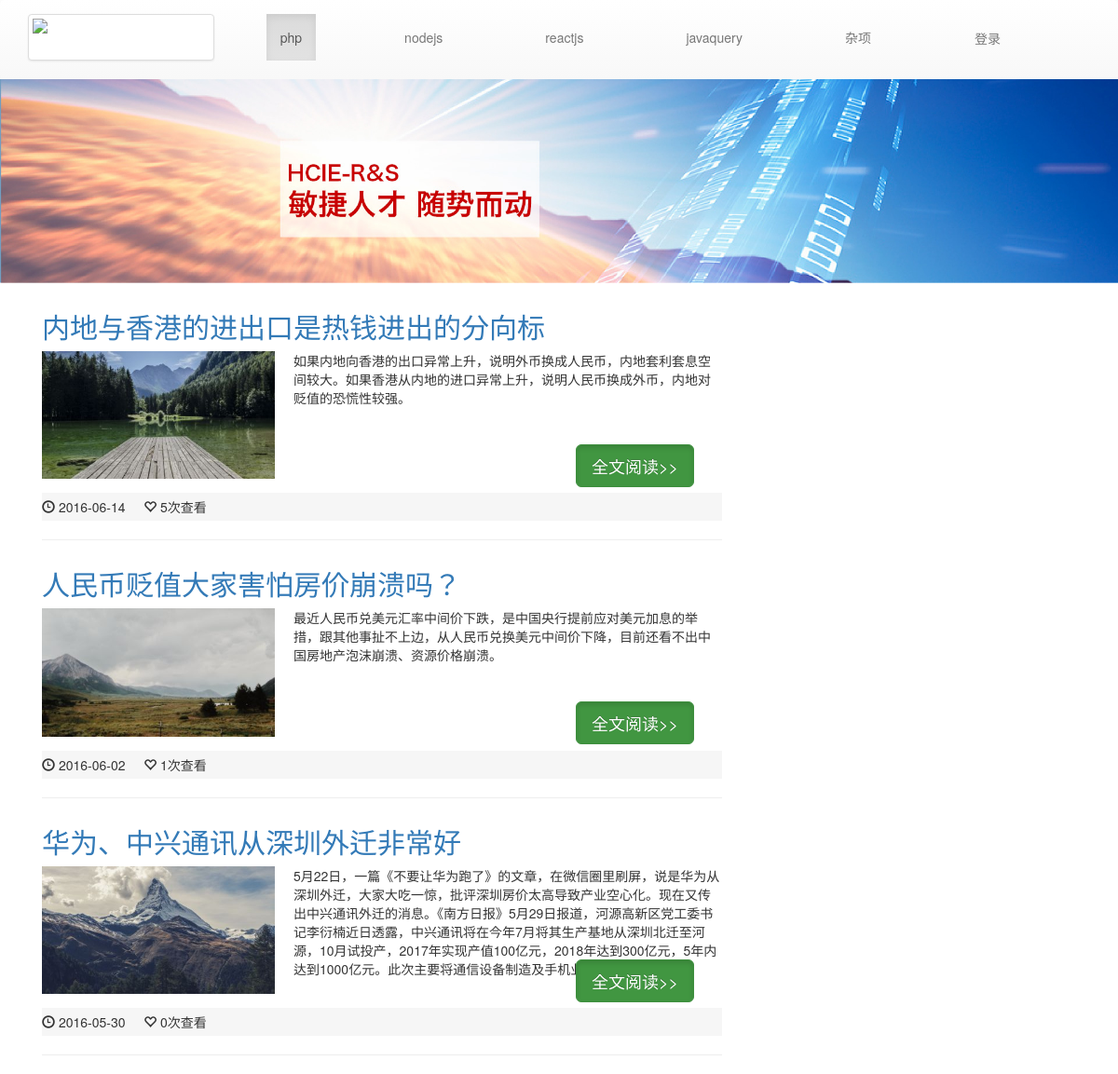
Screenshot of /index.php/artileController/navlist/1 with the database file from the repository.
### tables this page shows
CREATE TABLE IF NOT EXISTS `nav` (
  `id` int(11) NOT NULL AUTO_INCREMENT,
  `name` varchar(11) NOT NULL,
  PRIMARY KEY (`id`),
  UNIQUE KEY `id` (`id`)
);

CREATE TABLE IF NOT EXISTS `article` (
  `id` int(11) NOT NULL AUTO_INCREMENT,
  `catalog_id` int(11) NOT NULL,
  `title` varchar(200) NOT NULL,
  `desc` text NOT NULL,
  `content` text NOT NULL,
  `create_time` varchar(10) NOT NULL,
  `img` varchar(100) DEFAULT NULL,
  `view` int(10) NOT NULL DEFAULT '0',
  `recommend` int(11) NOT NULL DEFAULT '0',
  PRIMARY KEY (`id`)
);

### application/controllers/artileController.php (called while the page is built, shortened)
<?php
class artileController extends CI_Controller {
	private $nav;
	public function __construct(){
		$this->load->helper('url');
 		$this->load->model('NavModel');
 		$this->load->model('articleModel');
 		$this->nav=$this->NavModel->get_nav();
	}
	public function navlist($catalog){
		$php=$this->articleModel->get_php($catalog);
		$data=array('nav'=>$this->nav,'articles'=>$php,'catalog_id'=>$catalog);
		$this->load->view('article',$data);
	}
}

### index.php (called while the page is built, shortened)
<?php
require_once BASEPATH.'core/CodeIgniter.php';

### application/models/NavModel.php (called while the page is built)
<?php
class NavModel extends CI_Model{
		public function get_nav(){
			$query=$this->db->query('select * from nav');
			return $query->result_array();
		}
	}
?>

### application/models/articleModel.php (called while the page is built, shortened)
<?php
	class articleModel extends CI_Model{
		public function get_php($catalog_id){
			$query=$this->db->where("catalog_id",$catalog_id)->get('article');
			return $query->result();
		}
	}
?>

### application/views/article.php (the view, shortened to what this page needs)
<?php $this->load->view('header'); ?>
<img class="banner" src="<?=base_url("public/img/banner.jpg")?>" />
<div class="container">
   <div class="media col-md-8">
       <?php
          foreach ($articles as $val) {
       ?>
        <h4><a href="<?=site_url("/artileController/view/".$val->id ) ?>"><?=$val->title ?></a></h4>
       <div class="item clearfix">
         <img class="media-object" src="<?=base_url("public/{$val->img}")?>">
         <p> <?=$val->desc ?> </p>
         <a class="btn btn-success btn-lg active"  href="<?=site_url("/artileController/view/".$val->id) ?>">全文阅读>></a>
       </div>
       <p class="foot">
        <i class="glyphicon glyphicon-time" aria-hidden="true"></i> <sapn><?=date("Y-m-d",$val->create_time)?></sapn> &nbsp;&nbsp;&nbsp;
        <i class="glyphicon glyphicon-heart-empty" aria-hidden="true"></i><sapn > <?=$val->view?>次查看</span>
       </p>
       <hr>
       <?php
          }
        ?>
   </div>
    <div class="col-md-4 ">
     </div>
</div>
</body>
</html>

### application/views/header.php (shortened to what this page needs)
<!DOCTYPE html>
<html>
<head>
	<link href="<?=base_url("public/css/bootstrap.min.css")?>" rel="stylesheet">
	<link href="<?=base_url('public/css/bootstrap-theme.css')?>" rel="stylesheet">
  <link href="<?=base_url('public/css/style.css')?>" rel="stylesheet">
</head>
<body>
	<nav class=" navbar-default">
  <div class="container">
    <div class="navbar-header">
      <a class="thumbnail logo" href="<?=site_url("/artileController/") ?>""><img class="img-img-circle" src=<?=base_url("public/img/nav_left.png")?>></a>
    </div>
    <div class="collapse navbar-collapse" id="bs-example-navbar-collapse-1">
      <ul class="nav navbar-nav navbar-right" style="margin-top:15px;">
        <?php
        	foreach ($nav as $value) {
        ?>
              <li <?php if($value['id']==$catalog_id) echo'class=active'?>  style="margin-right:80px"><a href="<?=site_url("/artileController/navlist/".$value['id']) ?>"><?=$value['name'] ?></a></li>
        <?php
    	   	}
        ?>
         <li   style="margin-right:80px"><a class='btn' href="<?=site_url("/admin/loginAdmin/login")?>">登录</a></li>
          </ul>
    </div>
  </div>
</nav>

### public/css/style.css (style rules this page uses)
* { margin: 0px; padding: 0px; }
h4 { font-size: 30px; margin-top:30px; }
.logo { width:200px; height:50px; margin-top:15px; }
.banner { width:100%; }
.item { position:relative; }
.item img { width:250px; margin-right: 20px; float:left; }
.item a { position: absolute; right: 30px; top:100px; }
.foot { height:30px; background: #F6F6F6; line-height: 30px; margin-top: 15px; }

### rows the page displays
nav: name "php"
nav: name "nodejs"
nav: name "reactjs"
nav: name "javaquery"
nav: name "杂项"
article: title "内地与香港的进出口是热钱进出的分向标", img (picture), desc "如果内地向香港的出口异常上升，说明外币换成人民币，内地套利套息空间较大。如果香港从内地的进口异常上升，说明人民币换成外币，内地对贬值的恐慌性较强。", create_time "2016-06-14", view "5"
article: title "人民币贬值大家害怕房价崩溃吗？", img (picture), desc "最近人民币兑美元汇率中间价下跌，是中国央行提前应对美元加息的举措，跟其他事扯不上边，从人民币兑换美元中间价下降，目前还看不出中国房地产泡沫崩溃、资源价格崩溃。", create_time "2016-06-02", view "1"
article: title "华为、中兴通讯从深圳外迁非常好", img (picture), desc "5月22日，一篇《不要让华为跑了》的文章，在微信圈里刷屏，说是华为从深圳外迁，大家大吃一惊，批评深圳房价太高导致产业空心化。现在又传出中兴通讯外迁的消息。《南方日报》5月29日报道，河源高新区党工委书记李衍楠近日透露，中兴通讯将在今年7月将其生产基地从深圳北迁至河源，10月试投产，2017年实现产值100亿元，2018年达到300亿元，5年内达到1000亿元。此次主要将通信设备制造及手机业务生产线迁入河源。", create_time "2016-05-30", view "0"
